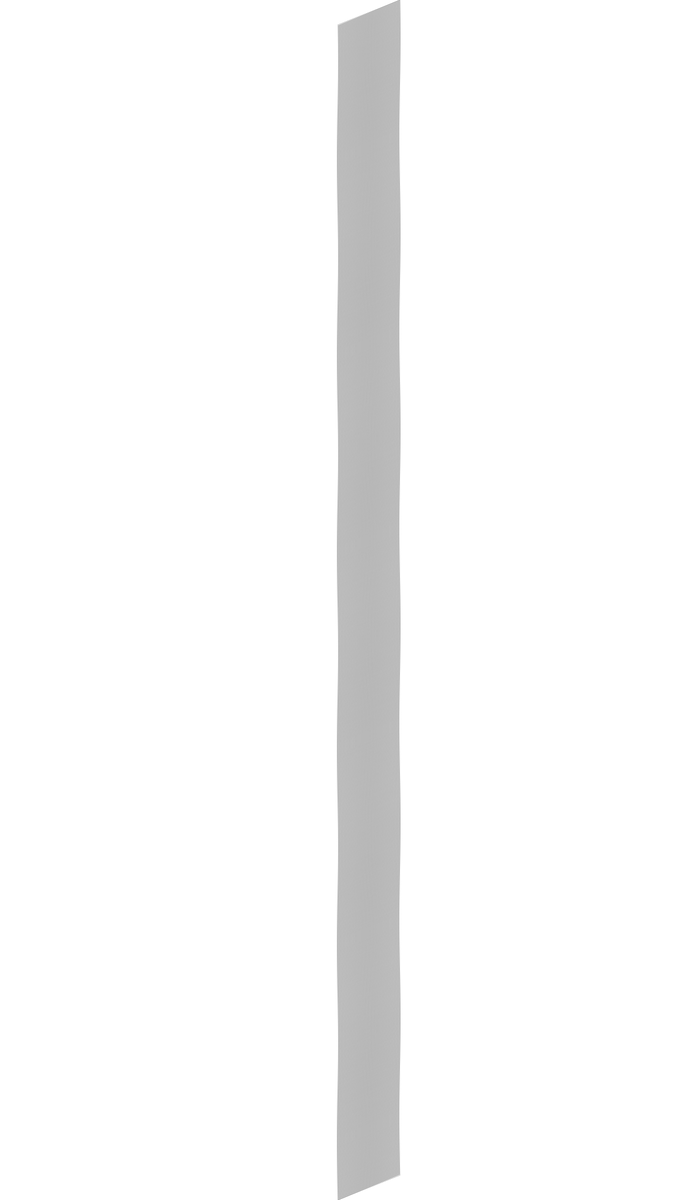
Frame 1 (no input)
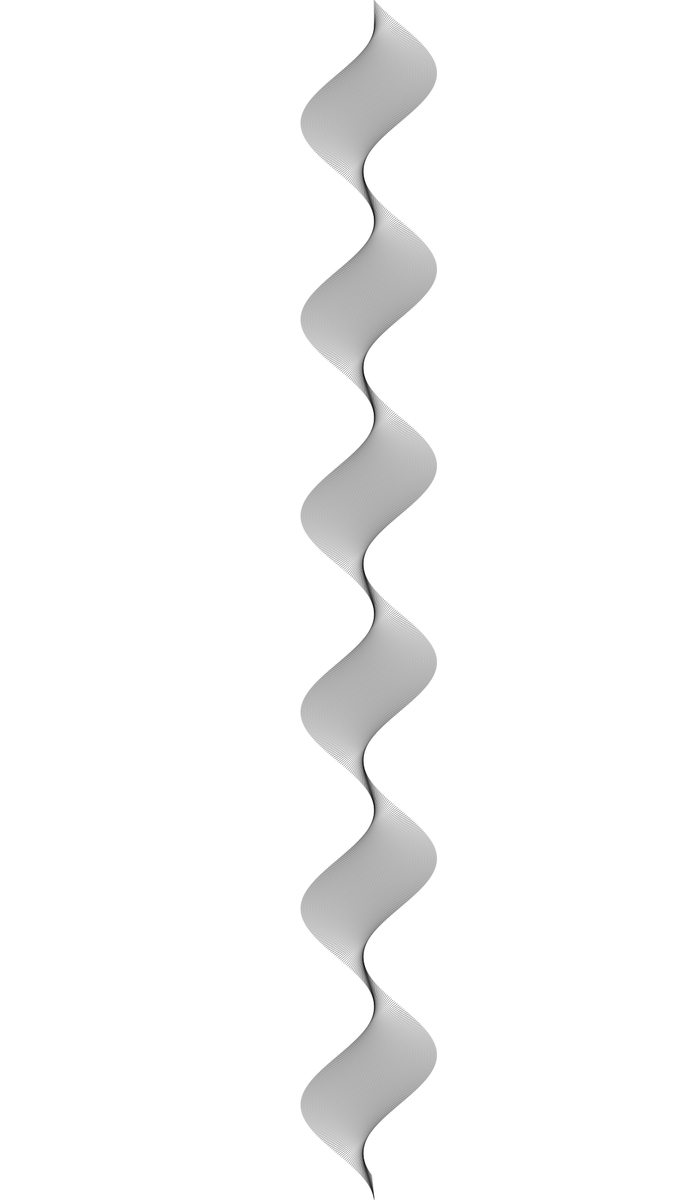
Frame 60 (no input)
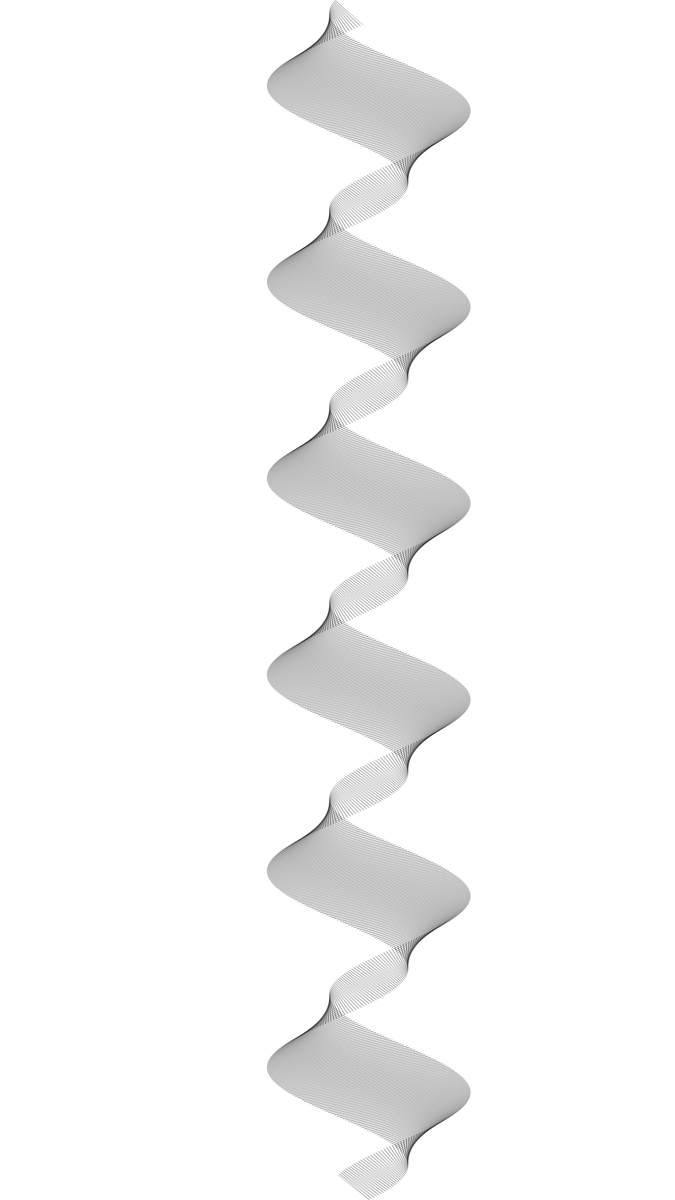
Frame 120 (the mouse pressed at the canvas centre since frame 60)

The p5.js sketch that drew these frames (run headless with seeded random() and noise() and a simulated clock; from frame 60 on, the mouse is pressed at the canvas centre):

// p5.js sketch
// ── sketch.js
function setup() {
  createCanvas(1080, 1920);
  rot = 2;
  rot2 = 0.02;
  o = 0;
  o2 = 0;
  timer = 0;
  strokeWeight(0.3);
}

let modes = ["black", "white", "random"];
let modeIndex = 0;
function choseColors() {
  r = random(255);
  g = random(255);
  b = random(255);
}
const INTERACTION_KEY = 53;

function keyPressed() {
  if (keyCode === INTERACTION_KEY) {
    choseColors();

    modeIndex = (modeIndex + 1) % modes.length;
  }
}

let c = [];
let z = [];
let rot;
let rot2;
let o;
let o2;
let o3;
let model;
let timer;
function draw() {
  if (modes[modeIndex] === "black") {
    background(255);
    stroke(0);
  } else if (modes[modeIndex] === "white") {
    background(0);
    stroke(255);
  } else {
    background(r, g, b);
    stroke((r + g) % 255, (g + b) % 255, (b + r) % 255);
  }

  rot -= rot2;
  o2 += 0.005;
  o = 200 * sin(o2);

  for (let i = 0; i < height + 1; i += 2) {
    c.push(new coord(width / 2 + o * cos(-rot + i / (500 / 10)), i));
    z.push(new coord(width / 2 + 100 - o * cos(rot + i / (500 / 10)), i));
  }
  noFill();
  beginShape();
  for (let i = 20; i < c.length; i++) {
    vertex(c[i].x, c[i].y);
    vertex(z[i - 20].x, z[i - 20].y);
  }
  endShape();
  c.splice(0, c.length);
  z.splice(0, z.length);

  if (frameCount % 3000 === 0) {
    choseColors();

    modeIndex = (modeIndex + 1) % modes.length;
  }
}

function coord(x, y) {
  this.x = x;
  this.y = y;
}
